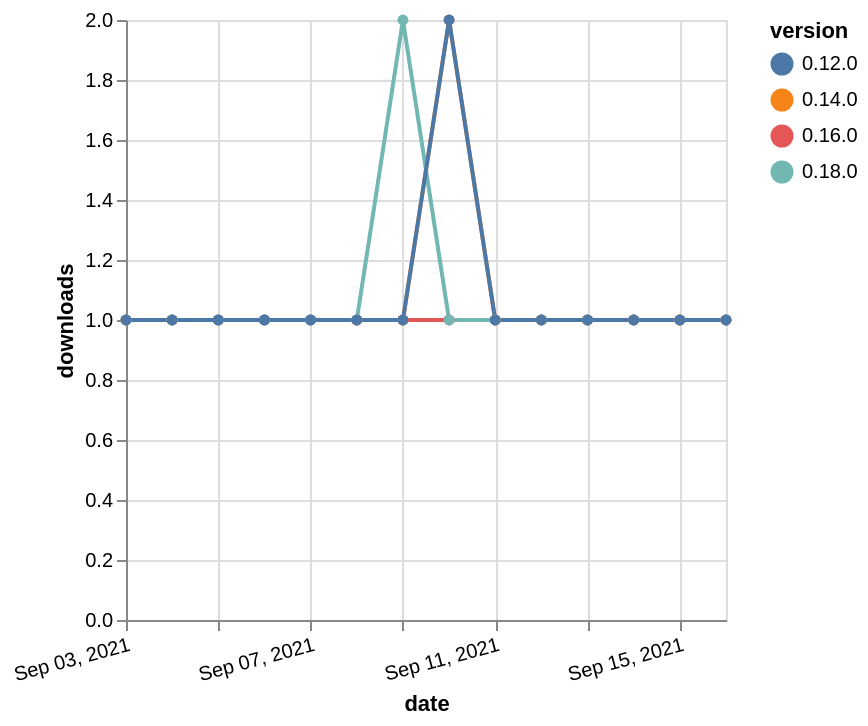

The specification (Vega-Lite) saved for this image:
### Vega-Lite specification from a JSON file in a GitHub repository (floating-point values rounded to 4 significant figures)
{"$schema": "https://vega.github.io/schema/vega-lite/v5.json", "description": "A simple bar chart with embedded data.", "data": {"values": [{"date": "2021-09-03", "total": 163, "delta": 1, "version": "0.16.0"}, {"date": "2021-09-04", "total": 164, "delta": 1, "version": "0.16.0"}, {"date": "2021-09-05", "total": 165, "delta": 1, "version": "0.16.0"}, {"date": "2021-09-06", "total": 166, "delta": 1, "version": "0.16.0"}, {"date": "2021-09-07", "total": 167, "delta": 1, "version": "0.16.0"}, {"date": "2021-09-08", "total": 168, "delta": 1, "version": "0.16.0"}, {"date": "2021-09-09", "total": 169, "delta": 1, "version": "0.16.0"}, {"date": "2021-09-10", "total": 170, "delta": 1, "version": "0.16.0"}, {"date": "2021-09-11", "total": 171, "delta": 1, "version": "0.16.0"}, {"date": "2021-09-12", "total": 172, "delta": 1, "version": "0.16.0"}, {"date": "2021-09-13", "total": 173, "delta": 1, "version": "0.16.0"}, {"date": "2021-09-14", "total": 174, "delta": 1, "version": "0.16.0"}, {"date": "2021-09-15", "total": 175, "delta": 1, "version": "0.16.0"}, {"date": "2021-09-16", "total": 176, "delta": 1, "version": "0.16.0"}, {"date": "2021-09-03", "total": 177, "delta": 1, "version": "0.14.0"}, {"date": "2021-09-04", "total": 178, "delta": 1, "version": "0.14.0"}, {"date": "2021-09-05", "total": 179, "delta": 1, "version": "0.14.0"}, {"date": "2021-09-06", "total": 180, "delta": 1, "version": "0.14.0"}, {"date": "2021-09-07", "total": 181, "delta": 1, "version": "0.14.0"}, {"date": "2021-09-08", "total": 182, "delta": 1, "version": "0.14.0"}, {"date": "2021-09-09", "total": 183, "delta": 1, "version": "0.14.0"}, {"date": "2021-09-10", "total": 185, "delta": 2, "version": "0.14.0"}, {"date": "2021-09-11", "total": 186, "delta": 1, "version": "0.14.0"}, {"date": "2021-09-12", "total": 187, "delta": 1, "version": "0.14.0"}, {"date": "2021-09-13", "total": 188, "delta": 1, "version": "0.14.0"}, {"date": "2021-09-14", "total": 189, "delta": 1, "version": "0.14.0"}, {"date": "2021-09-15", "total": 190, "delta": 1, "version": "0.14.0"}, {"date": "2021-09-16", "total": 191, "delta": 1, "version": "0.14.0"}, {"date": "2021-09-03", "total": 147, "delta": 1, "version": "0.18.0"}, {"date": "2021-09-04", "total": 148, "delta": 1, "version": "0.18.0"}, {"date": "2021-09-05", "total": 149, "delta": 1, "version": "0.18.0"}, {"date": "2021-09-06", "total": 150, "delta": 1, "version": "0.18.0"}, {"date": "2021-09-07", "total": 151, "delta": 1, "version": "0.18.0"}, {"date": "2021-09-08", "total": 152, "delta": 1, "version": "0.18.0"}, {"date": "2021-09-09", "total": 154, "delta": 2, "version": "0.18.0"}, {"date": "2021-09-10", "total": 155, "delta": 1, "version": "0.18.0"}, {"date": "2021-09-11", "total": 156, "delta": 1, "version": "0.18.0"}, {"date": "2021-09-12", "total": 157, "delta": 1, "version": "0.18.0"}, {"date": "2021-09-13", "total": 158, "delta": 1, "version": "0.18.0"}, {"date": "2021-09-14", "total": 159, "delta": 1, "version": "0.18.0"}, {"date": "2021-09-15", "total": 160, "delta": 1, "version": "0.18.0"}, {"date": "2021-09-16", "total": 161, "delta": 1, "version": "0.18.0"}, {"date": "2021-09-03", "total": 211, "delta": 1, "version": "0.12.0"}, {"date": "2021-09-04", "total": 212, "delta": 1, "version": "0.12.0"}, {"date": "2021-09-05", "total": 213, "delta": 1, "version": "0.12.0"}, {"date": "2021-09-06", "total": 214, "delta": 1, "version": "0.12.0"}, {"date": "2021-09-07", "total": 215, "delta": 1, "version": "0.12.0"}, {"date": "2021-09-08", "total": 216, "delta": 1, "version": "0.12.0"}, {"date": "2021-09-09", "total": 217, "delta": 1, "version": "0.12.0"}, {"date": "2021-09-10", "total": 219, "delta": 2, "version": "0.12.0"}, {"date": "2021-09-11", "total": 220, "delta": 1, "version": "0.12.0"}, {"date": "2021-09-12", "total": 221, "delta": 1, "version": "0.12.0"}, {"date": "2021-09-13", "total": 222, "delta": 1, "version": "0.12.0"}, {"date": "2021-09-14", "total": 223, "delta": 1, "version": "0.12.0"}, {"date": "2021-09-15", "total": 224, "delta": 1, "version": "0.12.0"}, {"date": "2021-09-16", "total": 225, "delta": 1, "version": "0.12.0"}]}, "width": "container", "mark": {"type": "line", "point": {"filled": true}}, "encoding": {"x": {"field": "date", "type": "temporal", "timeUnit": "yearmonthdate", "title": "date", "axis": {"labelAngle": -15}}, "y": {"field": "delta", "type": "quantitative", "title": "downloads"}, "color": {"field": "version", "type": "nominal"}, "tooltip": {"field": "delta"}}}
